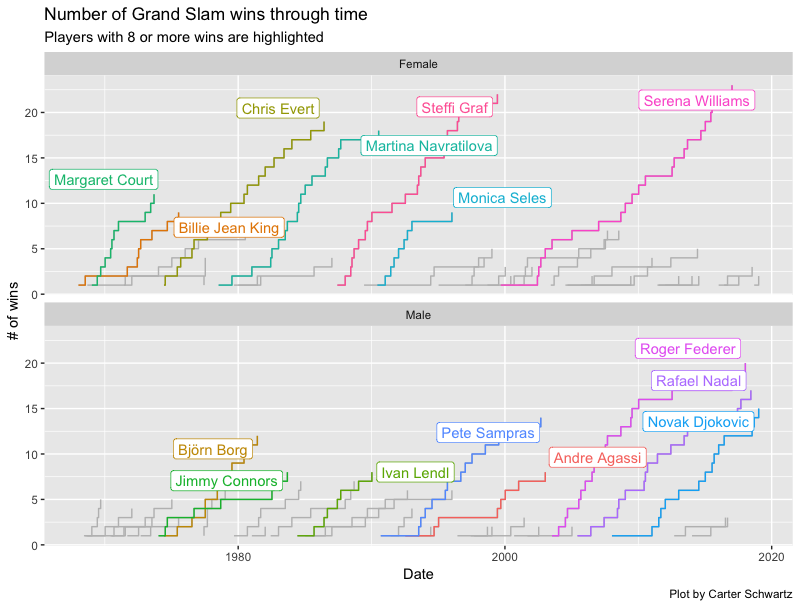

Source code (R):
library(tidyverse)
library(ggrepel)

# import data sets
player_dob <- readr::read_csv("https://raw.githubusercontent.com/rfordatascience/tidytuesday/master/data/2019/2019-04-09/player_dob.csv")
grand_slams <- readr::read_csv("https://raw.githubusercontent.com/rfordatascience/tidytuesday/master/data/2019/2019-04-09/grand_slams.csv")
grand_slam_timeline <- readr::read_csv("https://raw.githubusercontent.com/rfordatascience/tidytuesday/master/data/2019/2019-04-09/grand_slam_timeline.csv")

# get the names of the top winners
top_winners <- grand_slams %>%
  group_by(gender, name) %>%
  summarise(top_n_wins = max(rolling_win_count)) %>%
  group_by(gender) %>%
  filter(top_n_wins >= 8) %>%
  arrange(gender, desc(top_n_wins)) %>%
  pull(name)

# create data set of only the top winners and their last victory
# used to highlight and label the top winners
top_winners_data <- grand_slams %>%
  filter(name %in% top_winners) %>% 
  group_by(name) %>%
  filter(rolling_win_count == max(rolling_win_count)) %>% 
  ungroup()

# plot data
my_plot <- grand_slams %>%
  ggplot(aes(x = tournament_date, y = rolling_win_count)) +
  geom_step(aes(group = name), color = "grey") +
  geom_step(aes(color = name), data = grand_slams %>% filter(name %in% top_winners)) +
  geom_label_repel(data = top_winners_data, aes(label = name, color = name)) +
  facet_wrap(~ gender, ncol = 1) +
  guides(color = FALSE) +
  labs(title = "Number of Grand Slam wins through time",
       subtitle = "Players with 8 or more wins are highlighted",
       x = "Date",
       y = "# of wins",
       caption = "Plot by Carter Schwartz")
